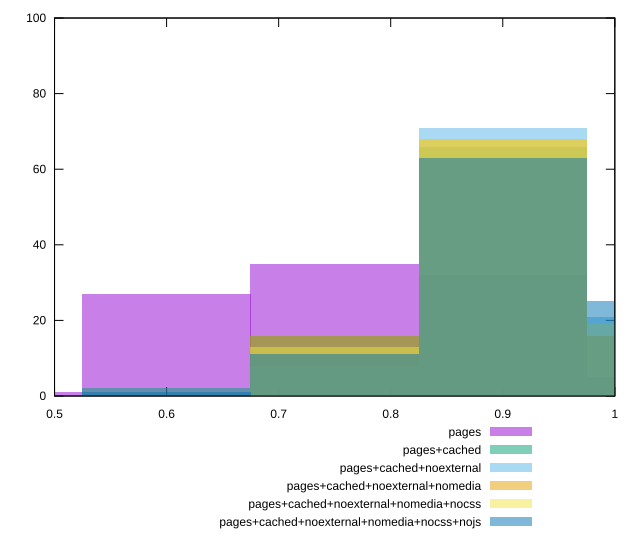

Write gnuplot code to recreate this figure.
reset

$pages <<EOF
1.0498176420507976 5
0.7498697443219983 35
0.5998957954575986 27
0.899843693186398 32
0.449921846593199 1
EOF

$pagesCached <<EOF
0.899843693186398 66
0.7498697443219983 16
1.0498176420507976 16
0.5998957954575986 2
EOF

$pagesCachedNoexternal <<EOF
0.899843693186398 71
1.0498176420507976 21
0.7498697443219983 8
EOF

$pagesCachedNoexternalNomedia <<EOF
0.899843693186398 68
0.7498697443219983 16
1.0498176420507976 16
EOF

$pagesCachedNoexternalNomediaNocss <<EOF
0.899843693186398 68
1.0498176420507976 19
0.7498697443219983 13
EOF

$pagesCachedNoexternalNomediaNocssNojs <<EOF
0.899843693186398 63
0.7498697443219983 11
0.5998957954575986 1
1.0498176420507976 25
EOF

set key outside below
set boxwidth 0.14997394886439966
set xrange [0.5:1]
set yrange [0:100]
set trange [0:100]
set style fill transparent solid 0.5 noborder
set terminal svg size 640, 540 enhanced background rgb 'white'
set output "reprap/unused-css-rules/comparison/histogram/all_score.svg"

plot $pages title "pages" with boxes, \
     $pagesCached title "pages+cached" with boxes, \
     $pagesCachedNoexternal title "pages+cached+noexternal" with boxes, \
     $pagesCachedNoexternalNomedia title "pages+cached+noexternal+nomedia" with boxes, \
     $pagesCachedNoexternalNomediaNocss title "pages+cached+noexternal+nomedia+nocss" with boxes, \
     $pagesCachedNoexternalNomediaNocssNojs title "pages+cached+noexternal+nomedia+nocss+nojs" with boxes

reset
